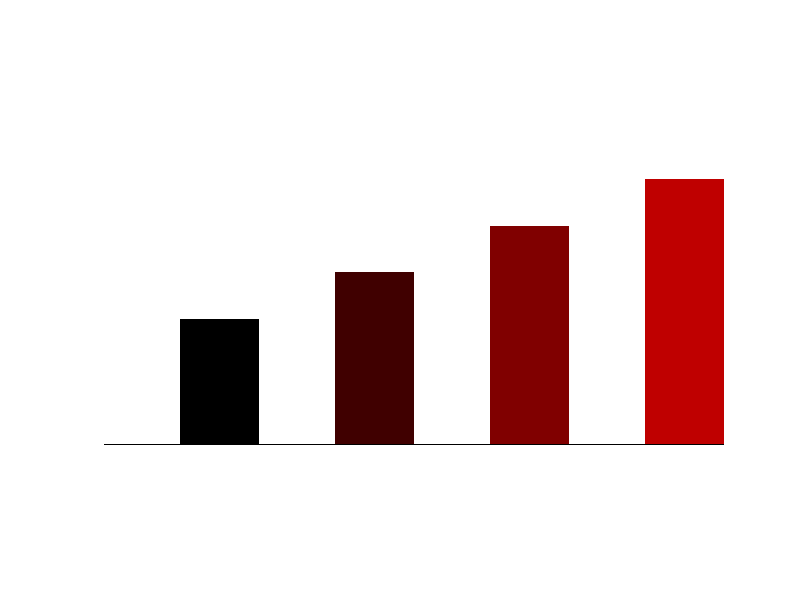

The MATLAB script that drew this image:
i1(1:200,1:400,1:3)=255;
i1=uint8(i1);
b=150;
m=0;
for a=50:100:400
    b=b-30;
for i=a:a+50
for j=b:200
i1(j,i,1)=m;
i1(j,i,2)=0;
i1(j,i,3)=0;
end
end
m=m+63.75;
pause(2)
imshow(i1)
end